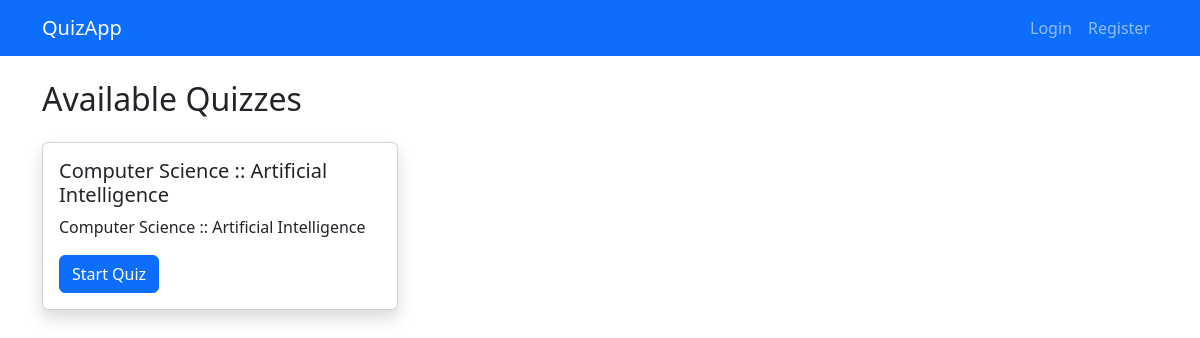
The page / on the database its author committed.
### quiz_app/models.py (models this page shows, shortened)
class Quiz(models.Model):
    title = models.CharField(max_length=200)
    description = models.TextField(blank=True)
    time_limit = models.PositiveIntegerField(
        help_text="Time in minutes"
    )

### quiz_app/views.py (the view)
# urls.py: path('', views.home, name='home'),
def home(request):
    quizzes = Quiz.objects.all()
    return render(request, 'quiz_app/home.html', {'quizzes': quizzes})

### quiz_app/templates/quiz_app/home.html (shortened to what this page needs)
{% extends "quiz_app/base.html" %}
{% block content %}
<h2 class="mb-4">Available Quizzes</h2>
<div class="row">
    {% for quiz in quizzes %}
        <div class="col-md-6 col-lg-4 mb-3">
            <div class="card h-100 shadow">
                <div class="card-body">
                    <h5 class="card-title">{{ quiz.title }}</h5>
                    <p class="card-text">{{ quiz.description|truncatewords:20 }}</p>
                    <a href="{% url 'take_quiz' quiz.id %}" class="btn btn-primary">Start Quiz</a>
                </div>
            </div>
        </div>
    {% empty %}
        <p>No quizzes available at the moment.</p>
    {% endfor %}
</div>
{% endblock %}

### rows shown on the page
Quiz: title "Computer Science :: Artificial Intelligence", description "Computer Science :: Artificial Intelligence"
